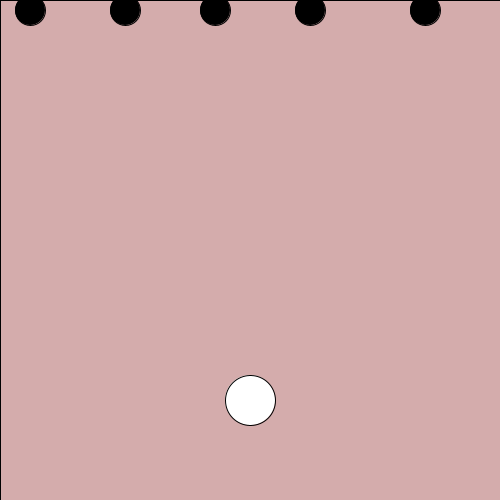
Frame 1 (no input)
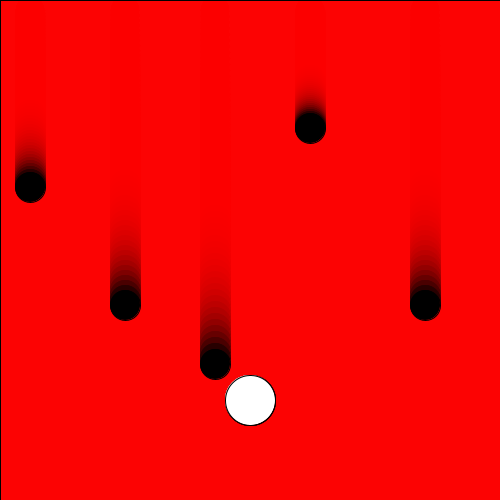
Frame 60 (the mouse pressed at the canvas centre just before this capture)
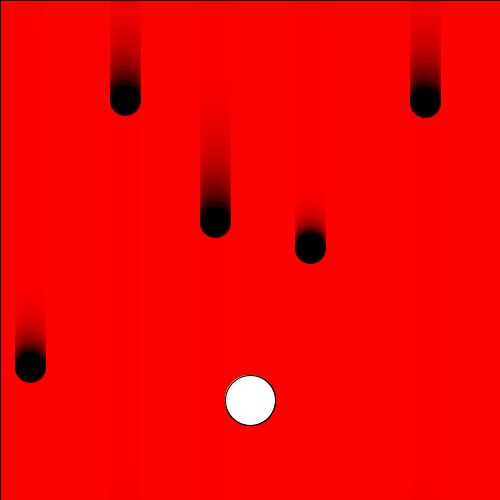
Frame 120 (the mouse held since frame 60 and released just before this capture)

The Processing sketch that drew these frames (run headless with seeded random() and noise(); from frame 60 on, the mouse is pressed at the canvas centre):

// Processing sketch: processing_71119
// ── processing_71119.pde

//Gregory Taxerman, User Input, CP1 16-17

int x = 250;
int y = 400;
int c = 10;
int d = 10;
int e = 10;
int f = 10;
int g = 10;
void setup ()
{
  size(500, 500);
}

void draw ()
{
  fill(255, 0, 0, 40);
  rect(0, 0, 500, 500);
  fill(255);
  ellipse(x, y, 50, 50);
  fill(0);
  keyPressed ();  
  fallone ();
  falltwo ();
  fallthree ();
  fallfour ();
  fallfive ();
}


void keyPressed ()
{
  if (key=='a')
  {

    x = x - 4;
  }

  if (key=='d')
  {
    x = x + 4;
  }
  if (key=='w')
  {
    y = y - 4;
  }
  if (key=='s')
  {
    y = y + 4;
  }
}


void fallone ()
{
  ellipse(30, d, 30, 30);
  d = d + 3;
  if (d > 500)
  {
    d = 0;
  }
}

void falltwo ()
{
  ellipse(125, c, 30, 30);
  c = c + 5;
  if (c > 500)
  {
    c = 0;
  }
}

void fallthree ()
{
  ellipse(215, e, 30, 30);
  e = e + 6;
  if ( e > 500)
  {
    e = 0;
  }
}

void fallfour ()
{
  ellipse(310, f, 30, 30);
  f = f + 2;
  if (f > 500)
  {
    f = 0;
  }
}

void fallfive ()
{
  ellipse(425, g, 30, 30);
  g = g + 5;
  if (g > 500)
  {
    g = 2;
  }
}
